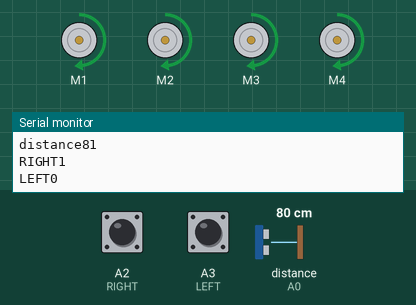
Bench run of a sketch on a simulated Arduino Uno, built with avr-gcc and run on an emulated ATmega328P. Shown: 4 × DC motor (green arrow = forward, orange = backward, longer = faster), the last lines printed to the serial monitor. The test bench sets the inputs (shaded band); at power-on: distance to the obstacle (sensor on A0) 80 cm, A3 (LEFT) LOW, A2 (RIGHT) HIGH. The echo pulse lasts 58.3 µs per cm.

Above: at 1.2 s.
1.3 s: distance to the obstacle (sensor on A0) set to 18 cm
4.3 s: distance to the obstacle (sensor on A0) set to 14 cm
At 4.6 s:
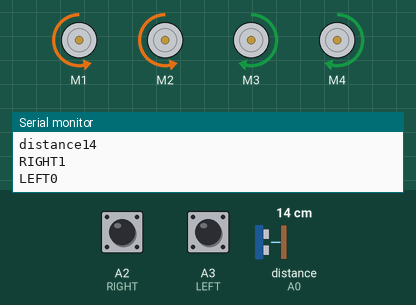
5.8 s: A3 (LEFT) pulled HIGH for 0.15 s
At 5.98 s:
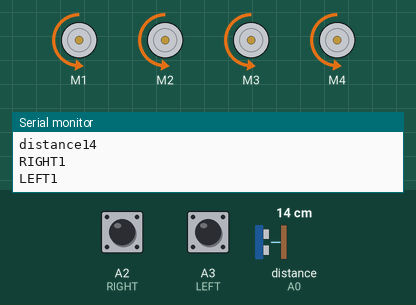
7.5 s: A3 (LEFT) pulled HIGH for 3.2 s
At 11.9 s:
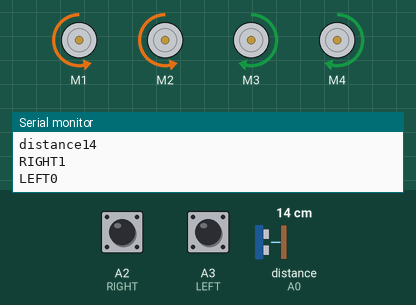
12.2 s: distance to the obstacle (sensor on A0) set to 35 cm
At 12.8 s:
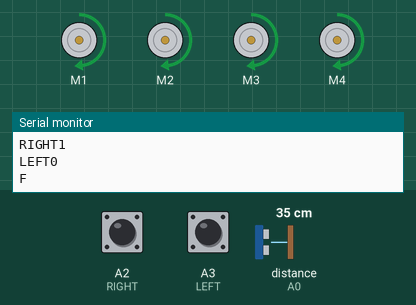
Timing chart, 0 to 14.8 s (numbered marks = the images above; inputs shaded):
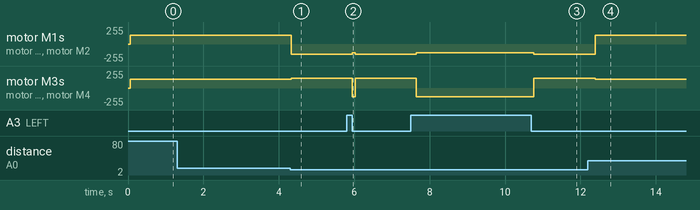

The sketch:

human_follow-v2.ino
```cpp
#include<NewPing.h>
#include<AFMotor.h>

#define RIGHT A2
#define LEFT A3
#define TRIGGER_PIN A1
#define ECHO_PIN A0
#define MAX_DISTANCE 500
#define MAX_CAPACITY 1750   //array size

unsigned int distance = 0;
unsigned int Right_Value = 0;
unsigned int Left_Value = 0;

NewPing sonar(TRIGGER_PIN, ECHO_PIN, MAX_DISTANCE);

AF_DCMotor Motor1(1,MOTOR12_1KHZ);
AF_DCMotor Motor2(2,MOTOR12_1KHZ);
AF_DCMotor Motor3(3,MOTOR34_1KHZ);
AF_DCMotor Motor4(4,MOTOR34_1KHZ);

char path[MAX_CAPACITY];
int i = 0;
int currentSize = 0;

void setup() {

  Serial.begin(9600);

  pinMode(RIGHT, INPUT);
  pinMode(LEFT, INPUT);

}

void loop() {

  delay(50);
  distance = sonar.ping_cm();
  Serial.print("distance");
  Serial.println(distance);

  Right_Value = digitalRead(RIGHT);
  Left_Value = digitalRead(LEFT);

  Serial.print("RIGHT");
  Serial.println(Right_Value);
  Serial.print("LEFT");
  Serial.println(Left_Value);

  if((distance > 15) && (distance < 200)){

  //Move Forward:
  Motor1.setSpeed(130);
  Motor1.run(FORWARD);
  Motor2.setSpeed(130);
  Motor2.run(FORWARD);
  Motor3.setSpeed(130);
  Motor3.run(FORWARD);
  Motor4.setSpeed(130);
  Motor4.run(FORWARD);

  path[i] = 'F';
  Serial.println(path[i]);
  i++;
  currentSize++;

}else if((Right_Value==0) && (Left_Value==1)) {

  //Turn Left
  Motor1.setSpeed(150);
  Motor1.run(FORWARD);
  Motor2.setSpeed(150);
  Motor2.run(FORWARD);
  Motor3.setSpeed(150);
  Motor3.run(BACKWARD);
  Motor4.setSpeed(150);
  Motor4.run(BACKWARD);
  delay(150);

  path[i] = 'L';
  Serial.println(path[i]);
  i++;
  currentSize++;

}else if((Right_Value==1)&&(Left_Value==0)) {

  //Turn Right
  Motor1.setSpeed(150);
  Motor1.run(BACKWARD);
  Motor2.setSpeed(150);
  Motor2.run(BACKWARD);
  Motor3.setSpeed(150);
  Motor3.run(FORWARD);
  Motor4.setSpeed(150);
  Motor4.run(FORWARD);
  delay(150);

  path[i] = 'R';
  Serial.println(path[i]);
  i++;
  currentSize++;

}else if(distance > 200) {

  //Stop
  Motor1.setSpeed(0);
  Motor1.run(RELEASE);
  Motor2.setSpeed(0);
  Motor2.run(RELEASE);
  Motor3.setSpeed(0);
  Motor3.run(RELEASE);
  Motor4.setSpeed(0);
  Motor4.run(RELEASE);

}else if(distance < 10) {

  //Stop
  Motor1.setSpeed(0);
  Motor1.run(RELEASE);
  Motor2.setSpeed(0);
  Motor2.run(RELEASE);
  Motor3.setSpeed(0);
  Motor3.run(RELEASE);
  Motor4.setSpeed(0);
  Motor4.run(RELEASE);

}else if ((Right_Value==1)&&(Left_Value==1)){
  // return path
  for (int i = currentSize - 1; i >= 0; i--) {
    if(path[i]== 'F'){
      // BACKWARD
      Motor1.setSpeed(130);
      Motor1.run(BACKWARD);
      Motor2.setSpeed(130);
      Motor2.run(BACKWARD);
      Motor3.setSpeed(130);
      Motor3.run(BACKWARD);
      Motor4.setSpeed(130);
      Motor4.run(BACKWARD);

    }else if (path[i]== 'L'){
      //Turn Right
      Motor1.setSpeed(150);
      Motor1.run(BACKWARD);
      Motor2.setSpeed(150);
      Motor2.run(BACKWARD);
      Motor3.setSpeed(150);
      Motor3.run(FORWARD);
      Motor4.setSpeed(150);
      Motor4.run(FORWARD);

    }else if (path[i]== 'R'){
      //Turn Left
      Motor1.setSpeed(150);
      Motor1.run(FORWARD);
      Motor2.setSpeed(150);
      Motor2.run(FORWARD);
      Motor3.setSpeed(150);
      Motor3.run(BACKWARD);
      Motor4.setSpeed(150);
      Motor4.run(BACKWARD);
    }
  }
}
}
```

Measured:
- the behaviour switches between 16 and 15 cm on distance to the obstacle (sensor on A0) (found by bisection; images 0 and 1)
- after the input at 4.3 s, motor M1, motor M2: forward 130/255 → backward 150/255 at once; motor M3, motor M4: forward 130/255 → forward 150/255 at once
- after the input at 5.8 s, motor M1, motor M2: backward 150/255 → backward 130/255 after 0.15 s, → backward 150/255 0.07 s later; motor M3, motor M4: forward 150/255 → backward 130/255 after 0.15 s, → forward 150/255 0.07 s later
- after the input at 7.5 s, motor M1, motor M2: backward 150/255 → backward 130/255 after 0.14 s, → backward 150/255 3.1 s later; motor M3, motor M4: forward 150/255 → backward 130/255 after 0.14 s, → forward 150/255 3.1 s later
- after the input at 12.2 s, motor M1, motor M2: backward 150/255 → forward 130/255 after 0.19 s; motor M3, motor M4: forward 150/255 → forward 130/255 after 0.19 s
